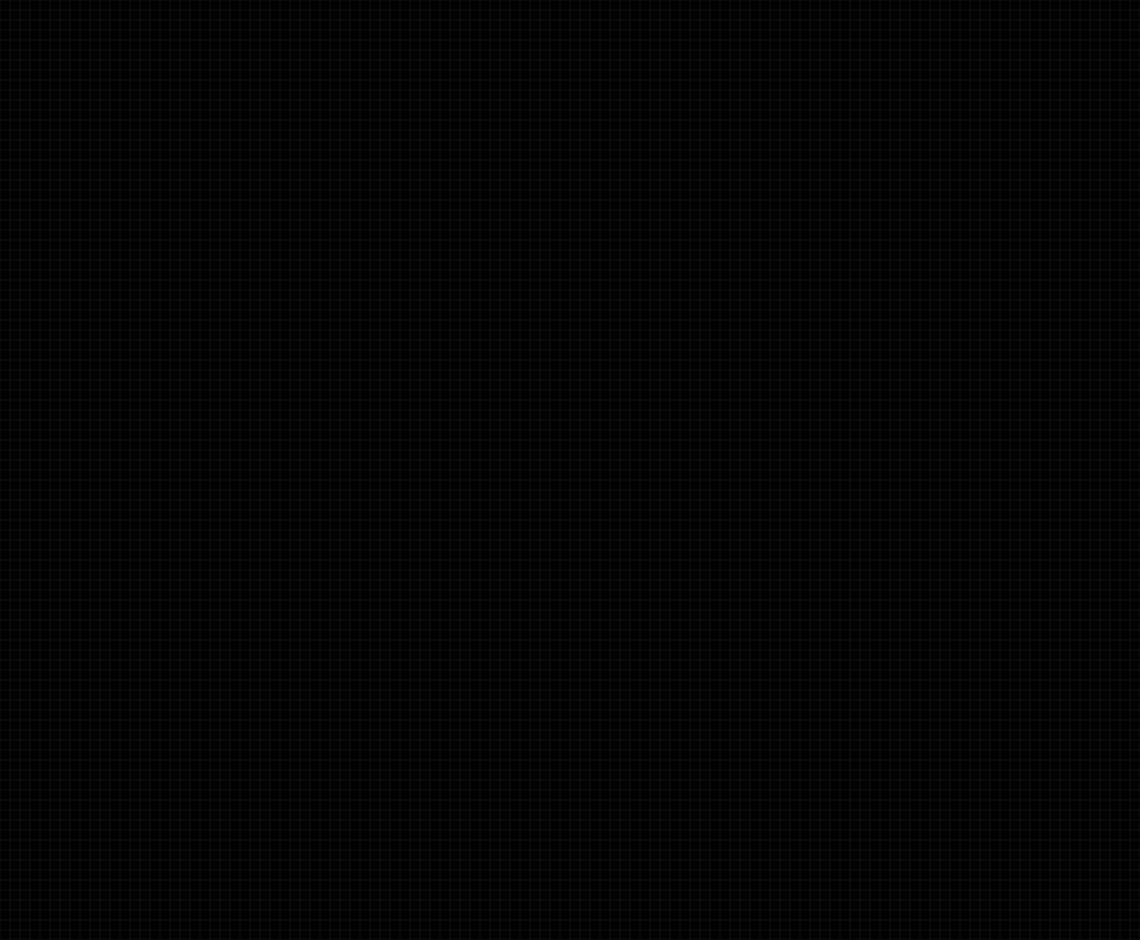
Frame 1 (no input)
Frame 2 (the mouse pressed at the canvas centre, redrawn once): identical to frame 1, image omitted

The p5.js sketch that drew this single still picture (run headless with seeded random() and noise() and a simulated clock; the mouse was pressed at the canvas centre and the sketch redrawn once):

// p5.js sketch
// ── sketch.js
grid = new Array();
draggedCells = [];
function setup() {
    offset = 30;
    cellSize = 10;
    globalW = Math.floor((windowWidth - offset * 2) / cellSize) * cellSize;
    globalH = Math.floor((windowHeight - offset * 2) / cellSize) * cellSize;
    createCanvas(globalW, globalH).position(offset, offset);
    frameRate(20);
    life = new Life(globalW, globalH, cellSize);

    noLoop();
}

function draw() {
    background(0);
    if (isLooping() && !mouseIsPressed) {
        life.step();
    }
    life.show();
}

function mouseDragged() {
    if (mouseX >= 0 && mouseX < globalW && mouseY >= 0 && mouseY < globalH) {
        res = life.getCellAt(mouseX, mouseY);
        coords = res[0];
        idx = coords[1] * life.w + coords[0];
        if (!draggedCells.includes(idx)) {
            draggedCells.push(idx);
            life.toggle(coords);
            draw();
        }
    }
}

function mouseReleased() {
    if (draggedCells.length == 0) {
        if (mouseX >= 0 && mouseX < globalW && mouseY >= 0 && mouseY < globalH) {
            res = life.getCellAt(mouseX, mouseY);
            life.toggle(res[0]);
            draw();
        }
    } else {
        draggedCells = [];
    }
}

function keyPressed() {
    if (key == " ") {
        if (isLooping()) {
            noLoop();
        } else {
            loop();
        }
    } else if (keyCode === RIGHT_ARROW) {
        life.step();

        draw();
    }
}

// ── cell.js
class Cell {
    constructor(x, y, size) {
        this.x = x;
        this.y = y;
        this.size = size;
    }

    show() {
        fill(200);
        rect(this.x * this.size, this.y * this.size, this.size, this.size);
    }
}

// ── life.js
class Life {
    constructor(w, h, cellSize) {
        this.nbCol;
        this.w = w / cellSize;
        this.h = h / cellSize;
        this.cellSize = cellSize;
        this.grid = new Array(this.w * this.h);
    }

    show() {
        push();
        stroke(20);
        for (let i = 0; i <= this.w; i++) {
            line(i * this.cellSize, 0, i * this.cellSize, this.h * this.cellSize);
        }

        for (let i = 0; i <= this.h; i++) {
            line(0, i * this.cellSize, this.w * this.cellSize, i * this.cellSize);
        }

        pop();
        push();
        this.grid.forEach(function (cell) {
            if (cell) {
                cell.show();
            }
        });
        pop();
    }
    getCell(x, y) {
        let idx = this.w * y + x;
        return [[x, y], this.grid[idx]];
    }

    getCellAt(xCoord, yCoord) {
        let x = Math.floor(xCoord / this.cellSize);
        let y = Math.floor(yCoord / this.cellSize);
        return this.getCell(x, y);
    }

    toggle(coords) {
        let idx = this.w * coords[1] + coords[0];
        if (this.grid[idx]) {
            this.grid[idx] = undefined;
        } else {
            this.grid[idx] = new Cell(coords[0], coords[1], this.cellSize);
        }
    }

    getNeighboors(x, y) {
        let neighboors = [];
        neighboors.push(this.getCell(x - 1, y - 1)[1]);
        neighboors.push(this.getCell(x, y - 1)[1]);
        neighboors.push(this.getCell(x + 1, y - 1)[1]);
        neighboors.push(this.getCell(x - 1, y)[1]);
        neighboors.push(this.getCell(x + 1, y)[1]);
        neighboors.push(this.getCell(x - 1, y + 1)[1]);
        neighboors.push(this.getCell(x, y + 1)[1]);
        neighboors.push(this.getCell(x + 1, y + 1)[1]);
        return neighboors;
    }

    countAlives(neighboors) {
        let cnt = 0;
        for (let i = 0; i < neighboors.length; i++) {
            if (neighboors[i]) {
                cnt++;
            }
        }
        return cnt;
    }

    step() {
        let newGrid = [...this.grid];

        for (let x = 0; x < this.w; x++) {
            for (let y = 0; y < this.h; y++) {
                let current = this.getCell(x, y)[1];
                let neighboors = this.getNeighboors(x, y);
                let nbAlives = this.countAlives(neighboors);
                if (current && (nbAlives < 2 || nbAlives > 3)) {
                    newGrid[this.w * y + x] = undefined;
                } else if (!current && nbAlives == 3) {
                    newGrid[this.w * y + x] = new Cell(x, y, this.cellSize);
                }
            }
        }
        this.grid = newGrid;
    }
}
